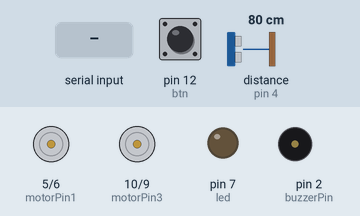
This sketch was run on a simulated Arduino Uno, built with avr-gcc and run on an emulated ATmega328P. Parts: motor-driver pin pairs drawn as motors (green arrow = first pin HIGH = forward, orange = second pin HIGH = backward, longer = more drive), output pins drawn as LEDs (lit = HIGH), buzzer (waves = sounding, pin HIGH). Dashed ring = blinking. The test bench sets the inputs (shaded band); at power-on: pin 12 (btn) HIGH, distance to the obstacle (sensor on pin 4) 80 cm. The echo pulse lasts 58.3 µs per cm; pins used as bus, display or sensor lines are not drawn; what the sketch prints to the serial monitor is not drawn.

Above: at 2.8 s.
2.9 s: pin 12 (btn) pulled LOW for 1.2 s
At 6.1 s:
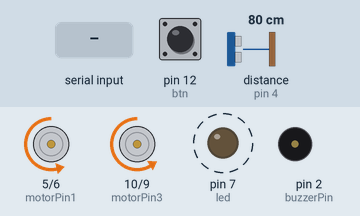
6.4 s: distance to the obstacle (sensor on pin 4) set to 29 cm
9.9 s: distance to the obstacle (sensor on pin 4) set to 24 cm
At 11.9 s:
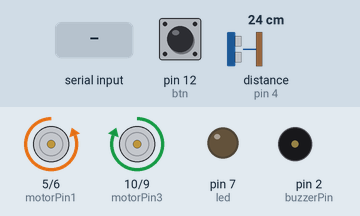
13.4 s: "b" received over the second serial link
At 13.58 s:
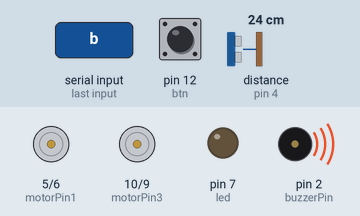
17.3 s: "a" received over the second serial link
At 18.06 s:
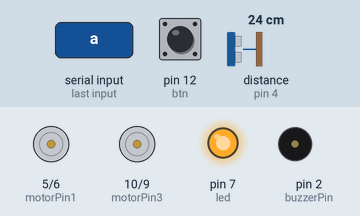
20.8 s: pin 12 (btn) pulled LOW for 3.2 s
At 23.5 s:
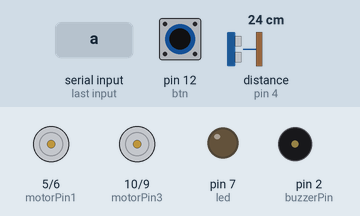
Timing chart, 0 to 25.0 s (numbered marks = the images above; inputs shaded):
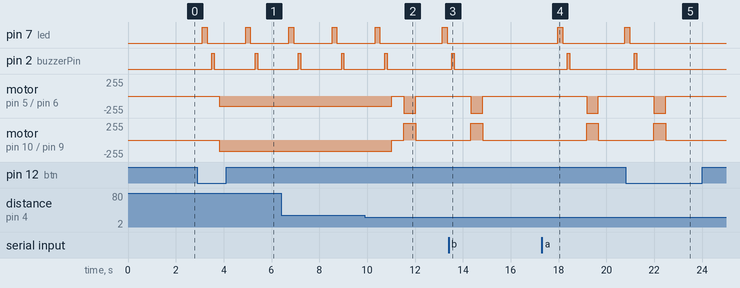

The sketch:

robottino_Lego_v_2.0.ino
```cpp
#include <Ultrasonic.h>
#include <Thread.h>
#include <SoftwareSerial.h>

// Bluethoot
SoftwareSerial BTSerial (8,11);

//L293D
//Motor A
const int motorPin1  = 5;
const int motorPin2  = 6;
//Motor B
const int motorPin3  = 10;
const int motorPin4  = 9;

// Velocita motori
//int velocita = 80;
int velMot1 = 152;
int velMot2 = 172;

// Creo i thread
Thread trheadEvitaOstacoli = Thread();
Thread trheadComandoLed = Thread();
Thread trheadSound = Thread();

// Riferimento della distanza rilevata
int distance = 0;
// Led
int led = 7;
//ultrasuoni
const int pinTrigger = 3;
const int pinEcho    = 4;

unsigned long time;
unsigned long lampeggio_time = 0;
//bottone
int btn = 12;
int currentState;
int lastState = LOW;
int active = 0;
//buzzer
byte buzzerPin = 2;
int buzzerRitardo = 100;

char x;


void setup()
{
  pinMode(led, OUTPUT);

  //Set pin motori
  pinMode(motorPin1, OUTPUT);
  pinMode(motorPin2, OUTPUT);
  pinMode(motorPin3, OUTPUT);
  pinMode(motorPin4, OUTPUT);

  pinMode(pinTrigger, OUTPUT);
  pinMode(pinEcho, INPUT);

  // Configuro i thread
  trheadEvitaOstacoli.enabled = true;
  trheadEvitaOstacoli.onRun(ultraSuoni);

  trheadComandoLed.enabled = true;
  trheadComandoLed.onRun(blinkLed);

  trheadSound.enabled = true;
  trheadSound.onRun(sound);

  // Inizializzo la seriale
  Serial.begin(9600);
  //bottone
  pinMode(btn, INPUT_PULLUP);
  //buzzer
  pinMode(buzzerPin, OUTPUT);
  //bt
  BTSerial.begin(9600);

}

void loop()
{
  if(BTSerial.available()){
    x = BTSerial.read();
    Serial.write(char(x));
    if(x =='a'){
      BTSerial.write("Robot Acceso");
      active=1;

    }
    if(x =='b'){
      BTSerial.write("Robot Spento");
      active=0;
      motorStop();
    }
  }

  //Attivo un bottone per lo spegnimento e l'azionamento
  currentState = digitalRead(btn);
  if(lastState == HIGH && currentState == LOW){
    if(active==0){
      active=1;
    }else{
      active=0;
      motorStop();
    }
  }

  if (active==1){
    //Attivo i thread
    //Attivo ultrasuono
    if(trheadEvitaOstacoli.shouldRun()){
      trheadEvitaOstacoli.run();
    }
    //Attivo un led
    if(trheadComandoLed.shouldRun()){
      trheadComandoLed.run();
    }
    //Attivo un suono
    if(trheadSound.shouldRun()){
      trheadSound.run();

    }

    //Vedo avanti
    distance = ultraSuoni();
    Serial.println(distance);
    if(distance > 25){

      // I motori girano in avanti
      motorAvanti();
    }

    if(active==0){

      motorStop();
    }

    if(distance <= 25){

      motorStop();
      delay(500);
      motorGira();
      delay(500);
      motorStop();
    }

  }

  lastState = currentState;
  delay(1000);
}

int ultraSuoni(){
  // imposta l'uscita del trigger LOW
  digitalWrite(pinTrigger, LOW);
  // imposta l'uscita del trigger HIGH per 10 microsecondi
  digitalWrite(pinTrigger, HIGH);
  delayMicroseconds(10);
  digitalWrite(pinTrigger, LOW);

  // calcolo del tempo attraverso il pin di echo
  long durata = pulseIn(pinEcho, HIGH);
  long distanza = durata/58.31;
  delay(100);
  return distanza;
}

// Accendo e spengo un led
void blinkLed(){
  digitalWrite(led, HIGH);
  delay(200);
  digitalWrite(led, LOW);
  delay(200);
}

void motorAvanti(){
  analogWrite(motorPin1, 0);
  analogWrite(motorPin2, velMot1);
  analogWrite(motorPin3, 0);
  analogWrite(motorPin4, velMot2);
}

void motorStop(){
  digitalWrite(motorPin1, LOW);
  digitalWrite(motorPin2, LOW);
  digitalWrite(motorPin3, LOW);
  digitalWrite(motorPin4, LOW);
}

void motorGira(){
  digitalWrite(motorPin1, LOW);
  digitalWrite(motorPin2, HIGH);
  digitalWrite(motorPin3, HIGH);
  digitalWrite(motorPin4, LOW);
}

void sound(){
    digitalWrite(buzzerPin,HIGH);
    delay(buzzerRitardo);
    digitalWrite(buzzerPin,LOW);
    delay(buzzerRitardo);
}
```

Measured:
- the behaviour switches between 27 and 26 cm on distance to the obstacle (sensor on pin 4) (found by bisection; images 1 and 2)
- after the input at 2.9 s, pin 7 (led): alternates HIGH for 0.20 s and LOW for 1.6 s, starting after 0.21 s; pin 2 (buzzerPin): alternates HIGH for 0.10 s and LOW for 1.7 s, starting after 0.61 s
- after the input at 9.9 s, pin 7 (led): LOW → HIGH after 3.2 s, → LOW 0.20 s later; pin 2 (buzzerPin): goes on until 10.8 s, then stays LOW
- after the input at 13.4 s, pin 7 (led): stays LOW (without the input it goes to HIGH after 2.5 s); pin 2 (buzzerPin): goes on until 13.6 s, then stays LOW
- after the input at 17.3 s, pin 7 (led): LOW → HIGH after 0.67 s, → LOW 0.20 s later, → HIGH 2.6 s later; pin 2 (buzzerPin): LOW → HIGH after 1.1 s, → LOW 0.10 s later
- after the input at 20.8 s, pin 7 (led): goes on until 21.0 s, then stays LOW; pin 2 (buzzerPin): goes on until 21.3 s, then stays LOW; motor on pin 5 (motorPin1) / pin 6 (motorPin2), motor on pin 10 (motorPin3) / pin 9 (motorPin4): goes on until 22.5 s, then stays stopped
